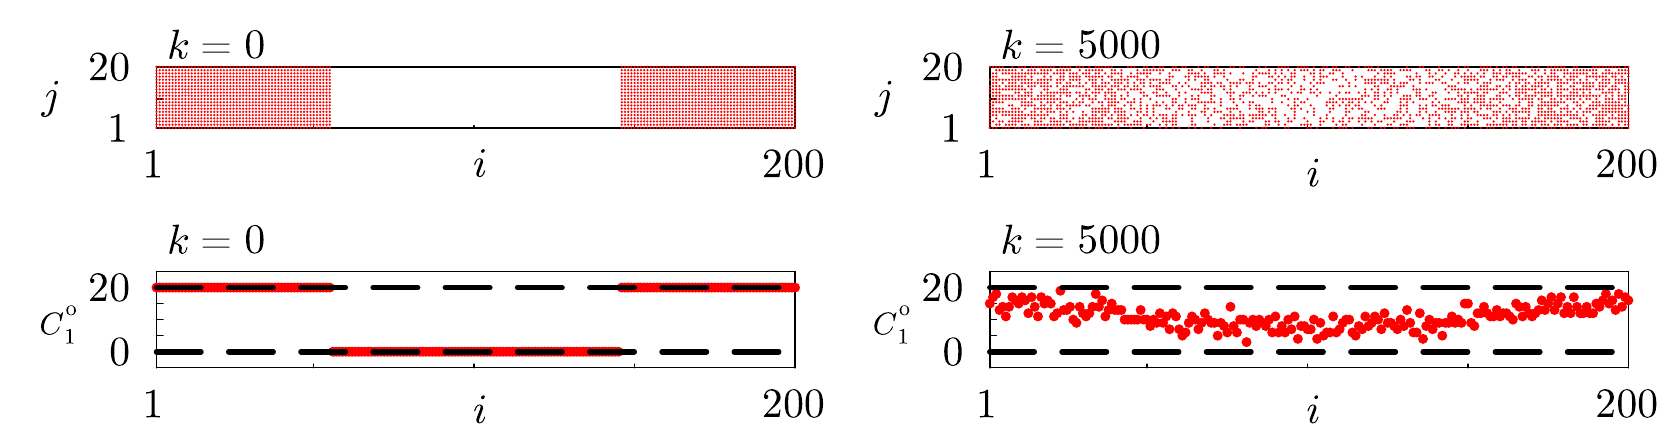

Write the Julia code that produced this figure.
using Plots
using Measures
using CSV
using DataFrames
using FilePathsBase
using LaTeXStrings
# In this script we genrate Figure 2(a)

# Get the path of the current script
path = dirname(@__FILE__)
t=5000

# Read the CSV file: index for subpopulation 1 at initial condition
index_0 = DataFrame(CSV.File("$path\\index_0.csv")); 


# Read the CSV file: Count data for subpopulation 1 at initial condition
data_0 = DataFrame(CSV.File("$path\\data_0.csv")); 
C_0 = data_0.a;

# Read the CSV file: coordinate for subpopulation 1 at time t
index = DataFrame(CSV.File("$path\\index.csv")); 


# Read the CSV file: Count data for subpopulation 1 at time t
data = DataFrame(CSV.File("$path\\data.csv")); 
C = data.a;

# Plot the snapshot for subpopulation 1 at initial condition.
f1 = scatter(index_0.i, index_0.j, label=false, marker=:circle,
            xlims = [1,200],ylims = [1,20],xticks=([1,50,100,150,200], [latexstring("1"),"","","",latexstring("200")]),
            yticks=([1,10,20],[latexstring("1"),"",latexstring("20")]),legend = false,markersize=1,
            grid=false,tickfontsize = 20,aspect_ratio = :equal,
            color=:red,markerstrokecolor=:red,framestyle=:box)
f1 = annotate!(5, 20+7, text(L"k = " * latexstring(string(0)), :left, 20))
f1 = annotate!(200/2, -10, text(L"i ", :left, 20))
f1 = annotate!(-35, 20/2, text(L"j ", :left, 20))

# Plot the snapshot for subpopulation 1 at t = 5000.
f2 = scatter(index.i, index.j, label=false, marker=:circle,
            xlims = [1,200],ylims = [1,20],xticks=([1,50,100,150,200], [latexstring("1"),"","","",latexstring("200")]),
            yticks=([1,10,20],[latexstring("1"),"",latexstring("20")]),legend = false,markersize=1,
            grid=false,tickfontsize = 20,aspect_ratio = :equal,
            color=:red,markerstrokecolor=:red,framestyle=:box)
f2 = annotate!(5, 20+7, text(L"k = " * latexstring(string(t)), :left, 20))
f2 = annotate!(200/2, -13, text(L"i ", :left, 20))
f2 = annotate!(-35,  20/2, text(L"j ", :left, 20))

# Plot the count data for subpopulation 1 at initial condition. 
f3 = scatter(1:1:200,C_0,xticks=([1,50,100,150,200], [latexstring("1"),"","","",latexstring("200")]),
            yticks=([-5,0,5,10,15,20,25],["",latexstring("0"),"","","",latexstring("20"),""]),label=false,xlims = [1,200],ylims = [-5,25],grid = false,
        tickfontsize = 20,color=:red, framestyle=:box,markerstrokecolor=:red,aspect_ratio = :equal)
f3 = annotate!(200/2, -18, text(L"i ", :left, 20))
f3 = annotate!(-35,  25/2-4, text(L"C_{1}^{\mathrm{o}}", :left, 15))
f3 = annotate!(5, 20+15, text(L"k = " * latexstring(string(0)), :left, 20))
f3 = hline!([0,20],legend=false,lw = 4, linestyle = :dash, color=:black)

# Plot the count data for subpopulation 1 at t = 5000. 
f4 = scatter(1:1:200,C,xticks=([1,50,100,150,200], [latexstring("1"),"","","",latexstring("200")]),
            yticks=([-5,0,5,10,15,20,25],["",latexstring("0"),"","","",latexstring("20"),""]),label=false,xlims = [1,200],ylims = [-5,25],grid = false,
        tickfontsize = 20,color=:red, framestyle=:box,markerstrokecolor=:red,aspect_ratio = :equal)
f4 = annotate!(200/2, -18, text(L"i ", :left, 20))
f4 = annotate!(-35,  25/2-4, text(L"C_{1}^{\mathrm{o}}", :left, 15))
f4 = annotate!(5, 20+15, text(L"k = " * latexstring(string(t)), :left, 20))
f4 = hline!([0,20],legend=false,lw = 4, linestyle = :dash, color=:black)

f = plot(f1, f2, f3, f4,layout = (2,2), link = :x, top_margin = 0mm, right_margin = 5mm,left_margin = 15mm,size=(1200,320))  # Here we set the top margin
savefig(f,"$path\\Figure2a.pdf")
display(f)